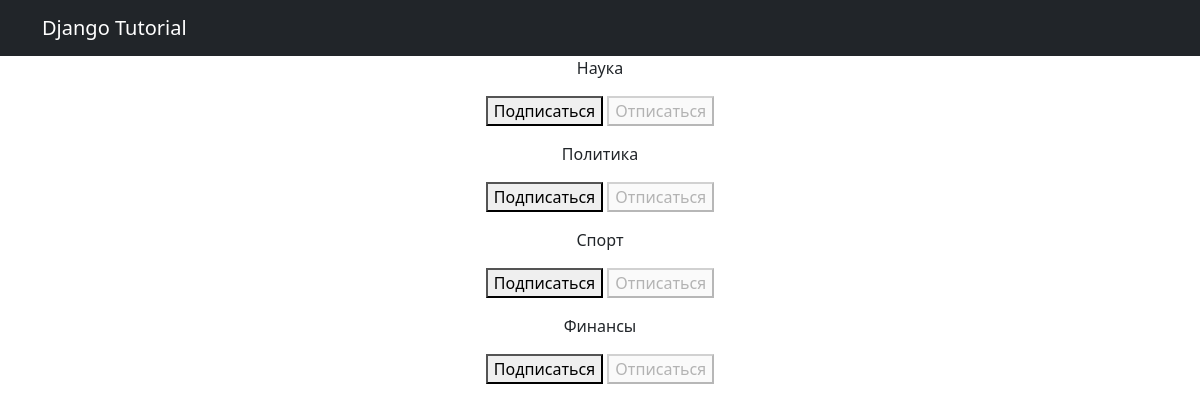
Page /subscriptions/ (signed in) on the committed database.
### news/models.py (models this page shows, shortened)
class Category(models.Model):
    category = models.CharField(max_length=64, unique=True)

### news/views.py (the view, shortened to what this page needs)
# urls.py: path('subscriptions/', subscriptions, name='subscriptions'),
@login_required
@csrf_protect
def subscriptions(request):
    categories_with_subscriptions = Category.objects.annotate(
        user_subscribed=Exists(
            Subscription.objects.filter(
                user=request.user,
                category=OuterRef('pk'),
            )
        )
    ).order_by('category')
    return render(
        request,
        'subscriptions.html',
        {'categories': categories_with_subscriptions},
    )

### templates/subscriptions.html (shortened to what this page needs)
{% extends 'flatpages/default.html' %}
{% block content %}
    {% for category in categories  %}
        <p>
            {{ category.category }}
            <form method="post">
                {% if category.user_subscribed %}
                    <button disabled>Подписаться</button>
                    <button name="action" value="unsubscribe">Отписаться</button>
                {% else %}
                    <button name="action" value="subscribe">Подписаться</button>
                    <button disabled>Отписаться</button>
                {% endif %}
            </form>
        </p>
    {% endfor %}
{% endblock content %}

### rows in the picture
Category: category "Наука", shows "Подписаться"
Category: category "Политика", shows "Подписаться"
Category: category "Спорт", shows "Подписаться"
Category: category "Финансы", shows "Подписаться"
